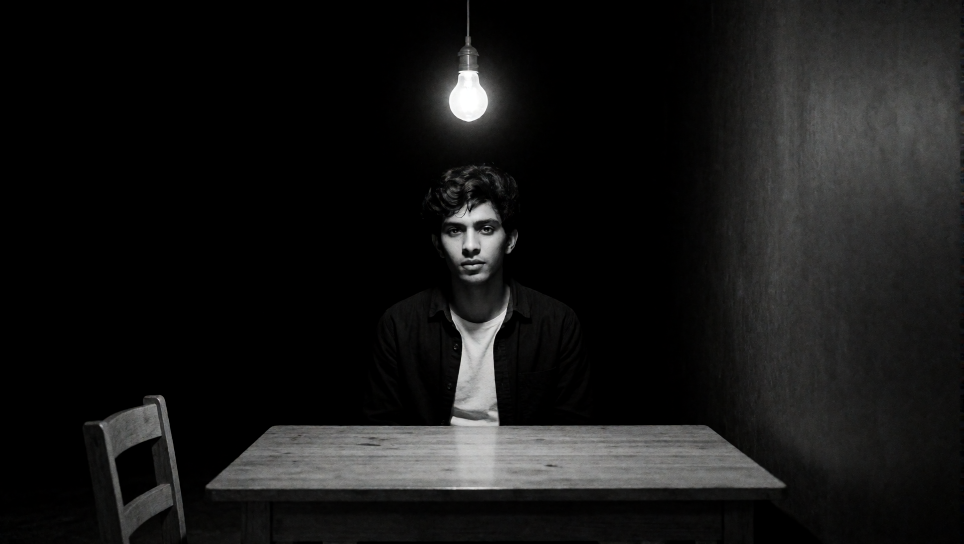
#> input picture Jaisal-intro/v7/kf2_seated_v7_00001_.png, 1928 x 1088 px, found by its file name (shown at 1/2 size)
$ python apply_mask_fill.py
#> lines starting #> are read from the running program, lines starting #| are printed output that depends on the picture; after the words box and inside, x2 and y2 are one past the last pixel; in counts of white or black regions, pixels touching at a corner belong together
import sys
from PIL import Image, ImageFilter
import numpy as np

V7 = r'D:\models\vsCodeMcp\Jaisal-intro\v7'
orig = Image.open(V7 + r'\kf2_seated_v7_00001_.png').convert('RGB')
#> orig is the input picture: PIL image 1928x1088 RGB; mean R, G, B 23.1, 23, 22.7

# --- Step 1: combine the two SAM3 masks (chair OR wall) into ONE starting mask ---
chair = np.array(Image.open(V7 + r'\kf2_mask_chair.png').convert('L'))
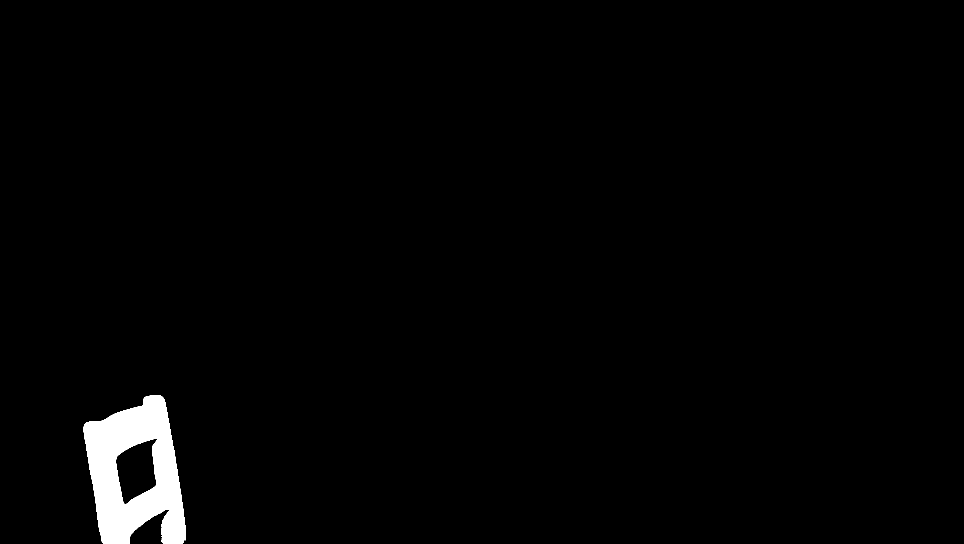
#> input picture Jaisal-intro/v7/kf2_mask_chair.png, 1928 x 1088 px, found by its file name (shown at 1/2 size)
#> chair: shape (1088, 1928); 1.7% white; 1 white region, box (x1, y1, x2, y2) and area: (167, 791, 372, 1088) 36403
wall = np.array(Image.open(V7 + r'\kf2_mask_wall.png').convert('L'))
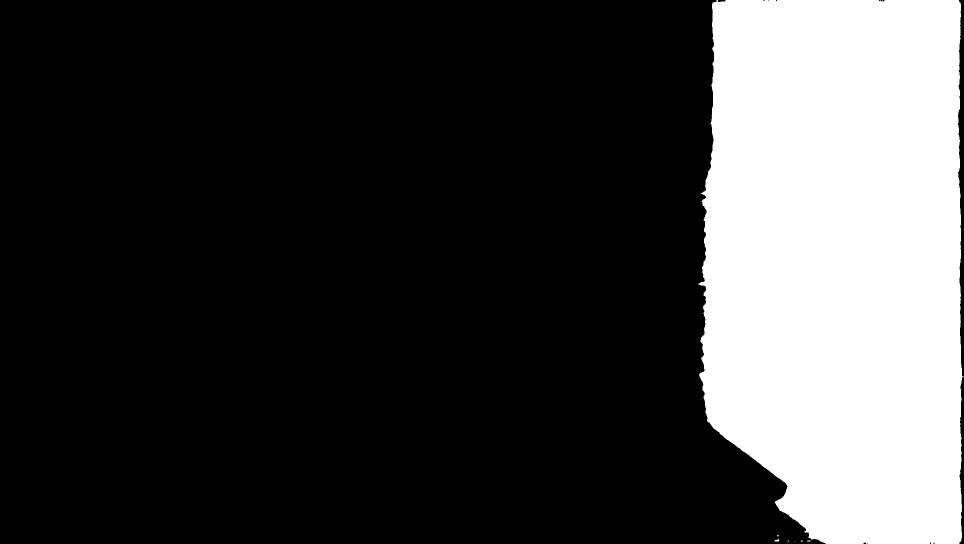
#> input picture Jaisal-intro/v7/kf2_mask_wall.png, 1928 x 1088 px, found by its file name (shown at 1/2 size)
#> wall: shape (1088, 1928); 24.8% white; 7 white regions (5 under 20 px), largest, box (x1, y1, x2, y2) and area: (1396, 0, 1928, 1088) 520062, (1549, 1077, 1559, 1083) 33
combined = np.maximum(chair, wall)
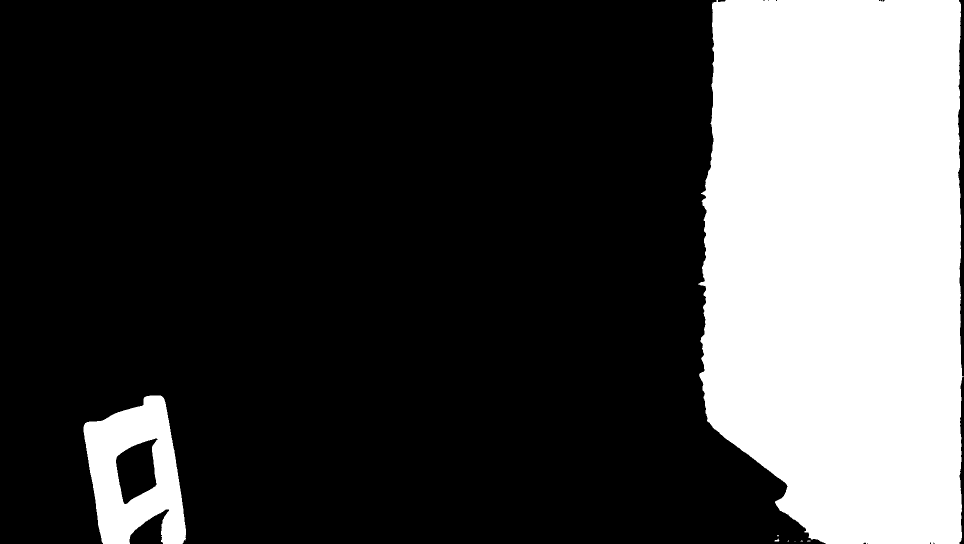
#> combined: shape (1088, 1928) (shown at 1/2 size); 26.5% white; 8 white regions (5 under 20 px), largest, box (x1, y1, x2, y2) and area: (1396, 0, 1928, 1088) 520062, (167, 791, 372, 1088) 36403, (1549, 1077, 1559, 1083) 33
Image.fromarray(combined).save(V7 + r'\kf2_mask_combined.png')
print('combined mask (chair+wall) ->', V7 + r'\kf2_mask_combined.png')

# --- Step 2: apply a mask (white = replace) with a fill color ---
# usage: python apply_mask_fill.py [mask_path] [feather_px] [fill R,G,B] [out_path]
mask_path = sys.argv[1] if len(sys.argv) > 1 else V7 + r'\kf2_mask_combined.png'
feather = int(sys.argv[2]) if len(sys.argv) > 2 else 8
fill = tuple(int(x) for x in sys.argv[3].split(',')) if len(sys.argv) > 3 else (0, 0, 0)
out = sys.argv[4] if len(sys.argv) > 4 else V7 + r'\kf2_seated_v7_clean.png'

m = Image.open(mask_path).convert('L')
if m.size != orig.size:
    print('mask size', m.size, '!= image', orig.size, '-> resizing mask')
    m = m.resize(orig.size)
if feather > 0:
    m = m.filter(ImageFilter.GaussianBlur(feather))
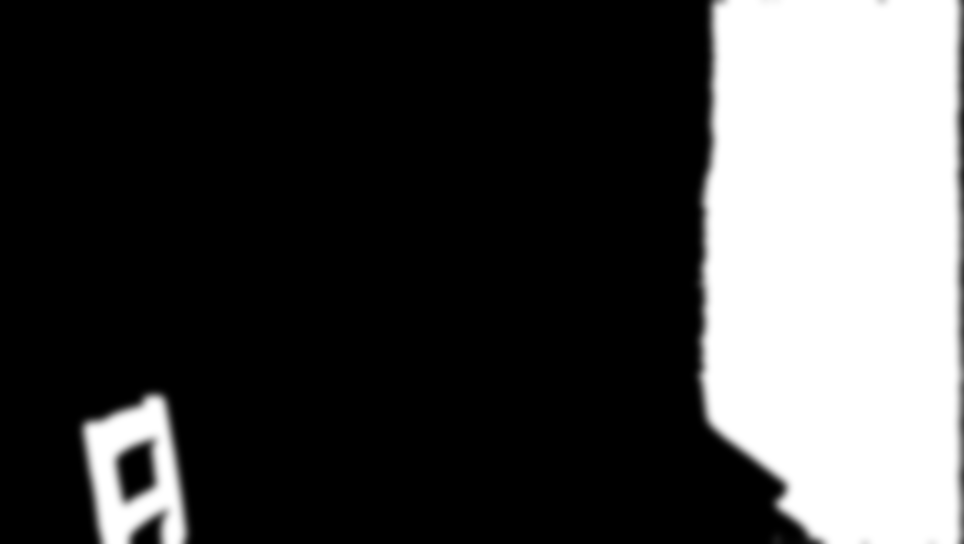
#> m: PIL image 1928x1088 L (shown at 1/2 size); min 0, max 255, mean 67.6
arr = np.array(orig).astype(np.float32)
alpha = np.array(m).astype(np.float32) / 255.0
arr = arr * (1.0 - alpha[..., None]) + np.array(fill, dtype=np.float32) * alpha[..., None]
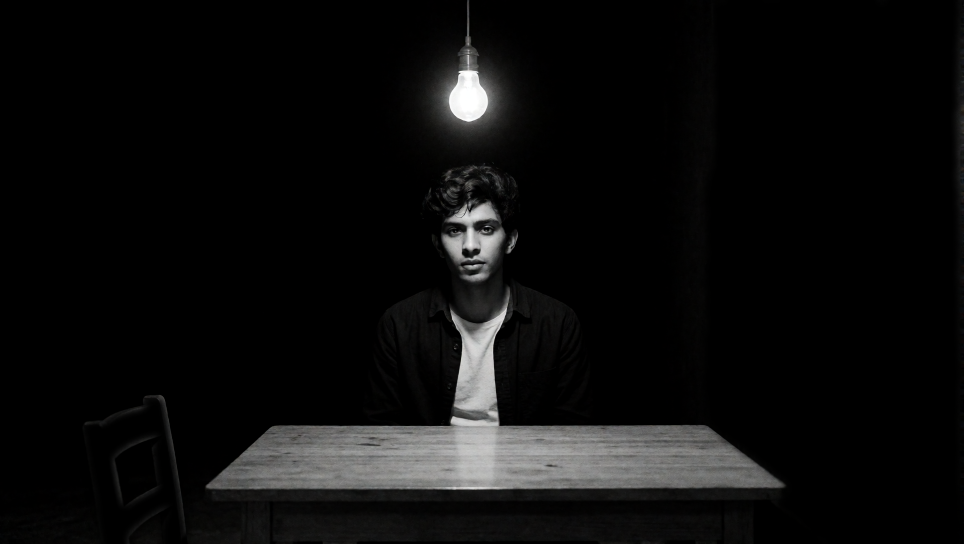
#> arr: shape (1088, 1928, 3) float32 (shown at 1/2 size); mean R, G, B 13, 12.9, 12.8
Image.fromarray(arr.astype(np.uint8)).save(out)
print('applied mask ->', out, '(fill', fill, 'feather', feather, 'px)')
